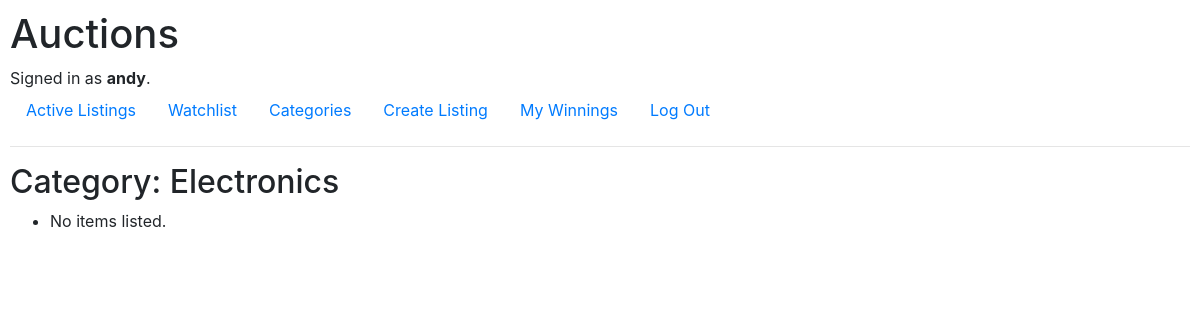
/category/Electronics (signed in), run on an earlier commit of the app's database.
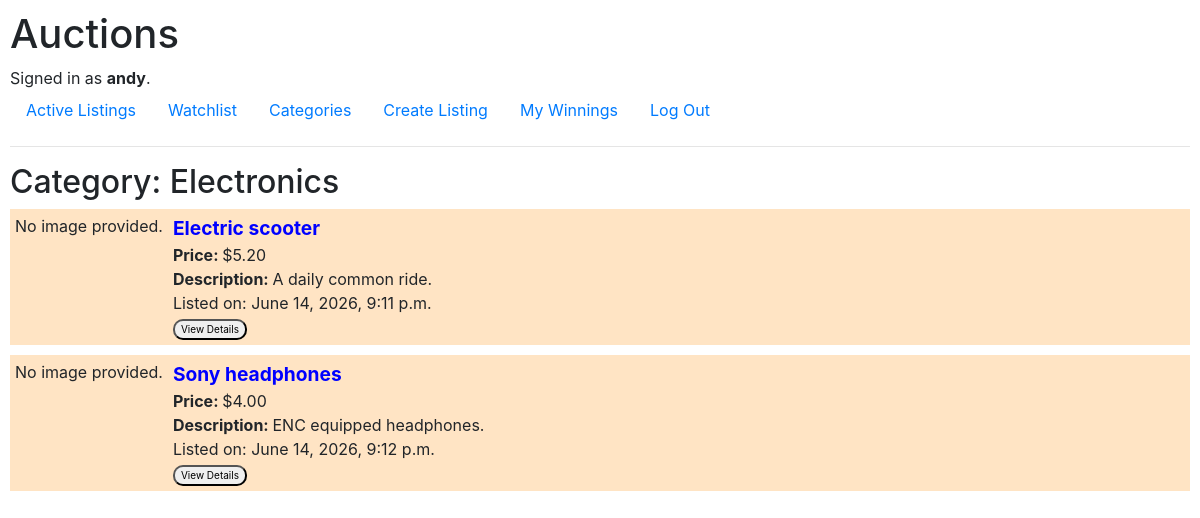
And on a later commit of the database.
### auctions/models.py (models this page shows, shortened)
class Listing(models.Model):
    owner = models.ForeignKey(
        User, on_delete=models.CASCADE, related_name="listings")
    name = models.CharField(max_length=64)
    description = models.TextField()
    image = models.ImageField(upload_to="listings/", blank=True, null=True)
    category = models.CharField(max_length=30, default="Other")
    price = models.DecimalField(max_digits=10, decimal_places=2)
    datetime = models.DateTimeField(auto_now_add=True)
    active = models.BooleanField(default=True)
    winner = models.ForeignKey(User, on_delete=models.SET_NULL, null=True, blank=True, default=None, related_name="wins")

### auctions/views.py (the view)
# urls.py: path("category/<path:category>", views.categorySpecific, name="categorySpecific"),
@login_required
def categorySpecific(request, category):
    return render(request, "auctions/categorySpecific.html",{
        "category":category,
        "listings": Listing.objects.filter(category=category),
        })

### auctions/templates/auctions/categorySpecific.html
{% extends "auctions/layout.html" %}
{% block body %}
    <h2>Category: {{ category }}</h2>
    {% if listings %}
        {% for listing in listings %}
        <div class="listing-container">
            <div class="listing-block listing-image">
                {% if listing.image %}
                    <img src="{{ listing.image.url }}" alt="{{ listing.name }}" style="max-width: 300px; max-height:200px;">
                {% else %}
                    <p>No image provided.</p>
                {% endif %}
            </div>
            <div class="listing-block listing-details">
                <div id="listing-title"><b>{{ listing.name }}</b></div>
                <div id="listing-price"><b>Price: </b>${{ listing.price }}</div>
                <div id="listing-description"><b>Description: </b>{{ listing.description }}</div>
                <div id="listing-datetime">Listed on: {{listing.datetime}}</div>
                <a href="{% url 'listing' listing.id %}">
                    <button class="submit-button" id="listing-button">View Details</button>
                </a>
           </div>
        </div>
        {% endfor %}
    {% else %}
        <ul>
            <li>No items listed.</li>
        </ul>
    {% endif %}
{% endblock %}

What changed in the data, as far as the page shows it:
added Listing: image "No image provided.", name "Electric scooter", price "5.20", description "A daily common ride.", datetime "June 14, 2026, 9:11 p.m."
added Listing: image "No image provided.", name "Sony headphones", price "4.00", description "ENC equipped headphones.", datetime "June 14, 2026, 9:12 p.m."
Also different on the page:
text no longer shown: "No items listed."
